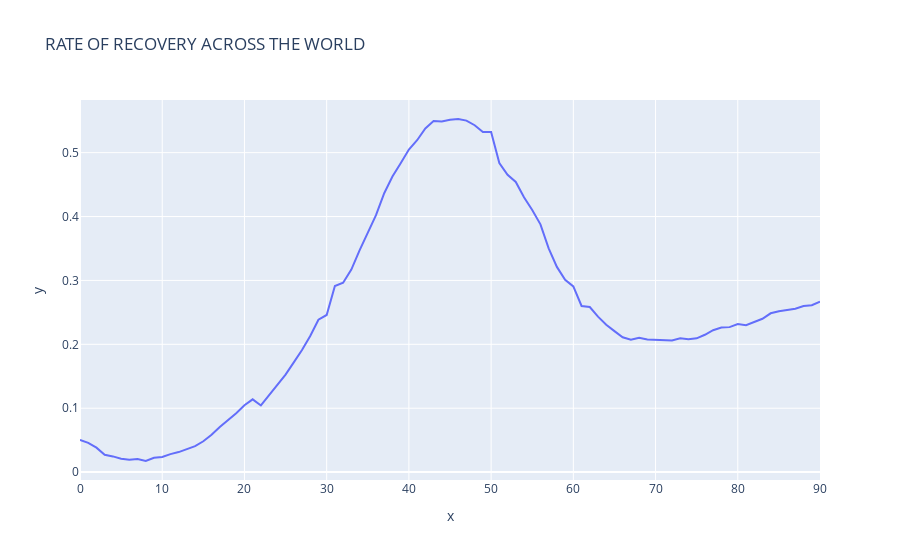

This figure's notebook cell:
### Code cell
px.line(x = adjusted_dates.reshape(1,-1)[0] , y = recovery_rate ,title = 'RATE OF RECOVERY ACROSS THE WORLD',
        labels={'a':'b'})

### Figure 1 — Plotly figure (JSON) as saved in the notebook; plotly's stock layout.template omitted (floating-point values rounded to 4 significant figures)
{"data": [{"hoverlabel": {"namelength": 0}, "hovertemplate": "x=%{x}<br>y=%{y}", "legendgroup": "", "line": {"color": "#636efa", "dash": "solid"}, "mode": "lines", "name": "", "showlegend": false, "type": "scatter", "x": [0, 1, 2, 3, 4, 5, 6, 7, 8, 9, 10, 11, 12, 13, 14, 15, 16, 17, 18, 19, 20, 21, 22, 23, 24, 25, 26, 27, 28, 29, 30, 31, 32, 33, 34, 35, 36, 37, 38, 39, 40, 41, 42, 43, 44, 45, 46, 47, 48, 49, 50, 51, 52, 53, 54, 55, 56, 57, 58, 59, 60, 61, 62, 63, 64, 65, 66, 67, 68, 69, 70, 71, 72, 73, 74, 75, 76, 77, 78, 79, 80, 81, 82, 83, 84, 85, 86, 87, 88, 89, 90], "xaxis": "x", "y": [0.05045, 0.04587, 0.03826, 0.0272, 0.02455, 0.02084, 0.01918, 0.02043, 0.01737, 0.02236, 0.02359, 0.02812, 0.03134, 0.03566, 0.04067, 0.04829, 0.05847, 0.07047, 0.0808, 0.09228, 0.1045, 0.1139, 0.1043, 0.1205, 0.1361, 0.1525, 0.1718, 0.191, 0.2131, 0.2386, 0.2459, 0.2913, 0.2963, 0.3171, 0.3471, 0.3733, 0.4022, 0.4365, 0.4625, 0.4834, 0.505, 0.5195, 0.538, 0.5496, 0.5488, 0.5513, 0.5527, 0.5502, 0.5429, 0.5323, 0.5323, 0.4838, 0.4652, 0.4541, 0.4301, 0.4101, 0.3878, 0.3503, 0.3212, 0.3011, 0.2905, 0.26, 0.2583, 0.2433, 0.2306, 0.2207, 0.211, 0.207, 0.2103, 0.2076, 0.2072, 0.2075, 0.2061, 0.2093, 0.2081, 0.2093, 0.2149, 0.2221, 0.2261, 0.2269, 0.2317, 0.2299, 0.2355, 0.24, 0.2485, 0.2519, 0.2537, 0.2556, 0.2598, 0.2612, 0.2667], "yaxis": "y"}], "layout": {"legend": {"tracegroupgap": 0}, "title": {"text": "RATE OF RECOVERY ACROSS THE WORLD"}, "xaxis": {"anchor": "y", "domain": [0, 1], "title": {"text": "x"}}, "yaxis": {"anchor": "x", "domain": [0, 1], "title": {"text": "y"}}}}
